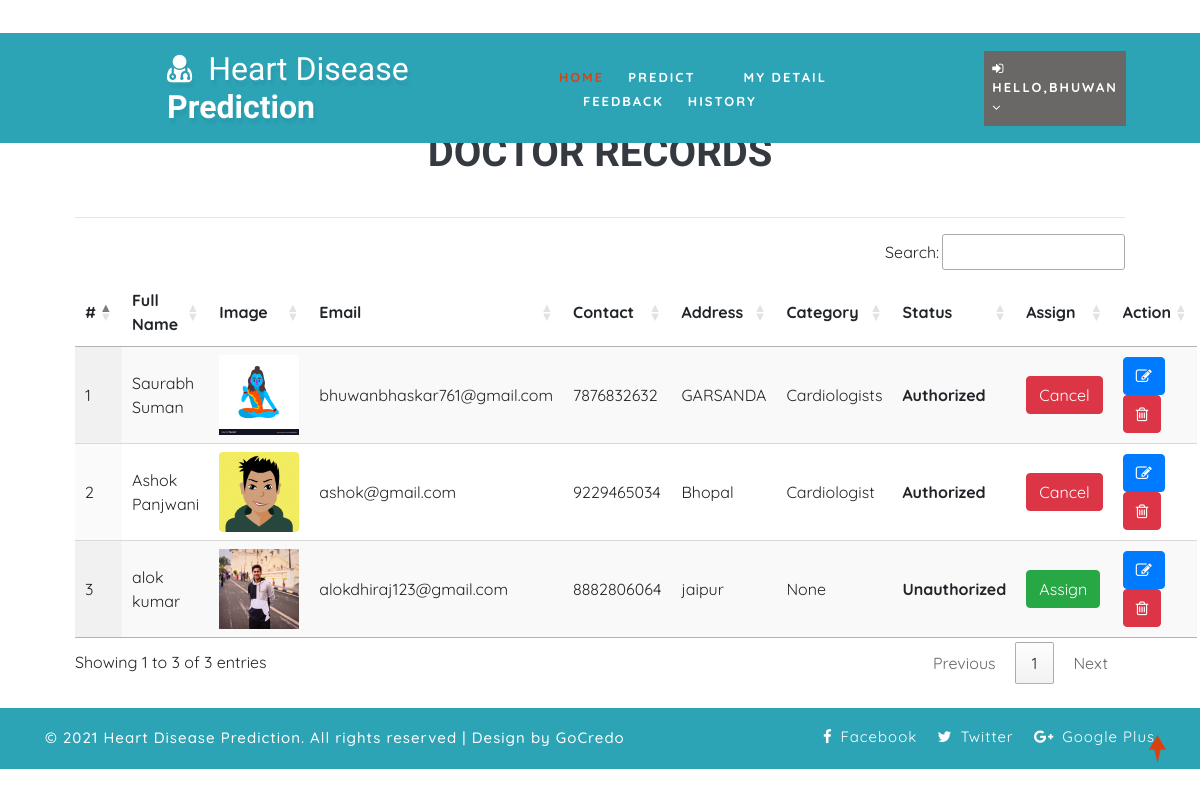
The page /view_doctor (signed in) on the database its author committed.
### health/models.py (models this page shows, shortened)
class Doctor(models.Model):
    status = models.IntegerField(DOCTOR_STATUS, null=True)
    user = models.ForeignKey(User, on_delete=models.CASCADE, null=True)
    contact = models.CharField(max_length=100, null=True)
    address = models.CharField(max_length=100, null=True)
    category = models.CharField(max_length=100, null=True)
    doj = models.DateField(null=True)
    dob = models.DateField(null=True)
    image = models.FileField(null=True)

### health/views.py (the view)
# urls.py: path('view_doctor', View_Doctor,name="view_doctor"),
@login_required(login_url="login")
def View_Doctor(request):
    doc = Doctor.objects.all()
    d = {'doc':doc}
    return render(request,'view_doctor.html',d)

### health/templates/view_doctor.html (shortened to what this page needs)
{% extends 'index.html' %}
{% load static %}
{% block body %}
<div class="container-fluid" style="width:90%;margin-top:8%">
                    <div class="container-fluid">
                        <h1 align="center"class="w3ls-title text-uppercase text-dark font-weight-bold">Doctor Records</h1><br>
                         </div><hr>
                                <table id="example" class="display" style="width:100%">
                                  <thead>
                                    <tr>
                                      <th>#</th>
                                      <th>Full Name</th>
                                      <th>Image</th>
                                      <th>Email</th>
                                      <th>Contact</th>
                                      <th>Address</th>
                                      <th>Category</th>
                                      <th>Status</th>
                                      <th>Assign</th>
                                      <th>Action</th>
                                  </tr>
                              </thead>
                              <tbody>
                              {% for i in doc %}
                                <tr>
                                  <td>{{forloop.counter}}</td>
                                  <td>{{i.user.first_name}} {{i.user.last_name}}</td>
                                  <td><img src="{{i.image.url}}" style="width:80px;height:80px"></td>
                                  <td>{{i.user.email}}</td>
                                  <td>{{i.contact}}</td>
                                  <td>{{i.address}}</td>
                                  <td>{{i.category}}</td>
                                  <td>
                                      {% if i.status == 1 %}
                                      <b>Authorized</b>
                                  {% else %}
                                      <b>Unauthorized</b>
                                      {% endif %}
                                  </td>
                                    <td>{% if i.status == 1 %}
                                        <a href="{% url 'assign_status' i.id %}" onclick="return confirm('Do you want to withdraw approval to doctor : {{i.user.first_name}}?')"><button class="btn btn-danger">Cancel</button></a>
                                        {% else %}
                                        <a href="{% url 'assign_status' i.id %}" onclick="return confirm('Do you want to give approve to doctor : {{i.user.first_name}}?')"><button class="btn btn-success">Assign</button></a>
                                        {% endif %}
                                    </td>
                                    <td style="width:150px">
                                      <a href="{% url 'change_doctor' i.id %}" ><button class="btn btn-primary"><i class="fa fa-edit"></i></button></a>
                                      <a href="{% url 'delete_doctor' i.id %}" ><button class="btn btn-danger" onclick="return confirm('Are you sure?')"><i class="fa fa-trash-o"></i></button></a></td>
                              </tr>
                              {% endfor %}
                          </tbody>
                      </table>
                  </div>
{% endblock %}

### health/templates/index.html (shortened to what this page needs)
<!DOCTYPE html>
{% load static %}
<html lang="zxx">
<head>
	<link rel="stylesheet" href="{% static 'css/bootstrap.css' %}">
	<link href="{% static 'css/css_slider.css' %}" type="text/css" rel="stylesheet" media="all">
	<link rel="stylesheet" href="{% static 'css/style.css' %}" type="text/css" media="all" />
	<link href="{% static 'css/font-awesome.min.css' %}" rel="stylesheet">
<link rel='stylesheet' type='text/css' href="https://cdn.datatables.net/1.10.21/css/jquery.dataTables.min.css">
<link rel='stylesheet' type='text/css' href="https://cdn.datatables.net/buttons/1.6.2/css/buttons.dataTables.min.css">
</head>
<body>
	<div id="home" style="margin-bottom:2%">
		<header>
			<div class="top-bar py-3">
				<div class="container">
					<div class="row">
						<div class="col-xl-7 col-lg-6 col-md-4 top-social-agile text-md-right text-center mt-md-0 mt-2">
							<div class="row">
								<div class="col-xl-3 col-lg-4 col-6 top-w3layouts p-md-0 text-right">
								</div>
								<div class="col-xl-3 col-lg-4 col-6 header-w3layouts text-md-right text-left">
								</div>
							</div>
						</div>
					</div>
				</div>
			</div>
		</header>
		<div class="main-top" style="background:rgb(44, 164, 182)">
			<div class="container-fluid">
				<div class="header d-md-flex justify-content-between align-items-center py-3">
					<div id="logo" style="margin-left:13%">
						<h1>
							<a href="index.html">
								<span class="fa fa-user-md mr-2"></span>
								<span class="logo-sp">Heart Disease</span> Prediction
							</a>
						</h1>
					</div>
					{% if request.user.is_staff %}
					<div class="nav_w3ls" style="margin-right:4%">
						<nav>
							<label for="drop1" class="toggle">Menu</label>
							<input type="checkbox" id="drop1" />
							<ul class="menu" style="padding:15px;width:100%">
								<li class="mx-lg-4 mx-md-3 my-md-0 my-2"><a href="{% url 'admin_home' %}" >Home</a></li>
								<li>
									<label for="drop-2" class="toggle toogle-2"> <span class="fa fa-angle-down" aria-hidden="true"></span>
									</label>
									<a href="#"> Doctor <span class="fa fa-angle-down" aria-hidden="true"></span></a>
									<ul style="margin-top:2%;width:40%;margin-right:0%">
										<li style="width:100%;"><a href="/add_doctor" class="drop-text">Add Doctor</a></li>
										<li style="width:100%;"><a href="/view_doctor" class="drop-text">View Doctor</a></li>
									</ul>
								</li>
								<li class="mx-lg-4 mx-md-3 my-md-0 my-2"><a href="/view_patient">Patient</a></li>
								<li class="mx-lg-4 mx-md-3 my-md-0 my-2">
									<a href="/view_search_pat">Searched Data</a></li>
								<li><a href="/view_feedback">Feedback</a></li>
							</ul>
						</nav>
					</div>
					<div class="nav_w3ls" style="margin-right:3%">
						<nav>
							<label for="drop2" class="toggle">Menu</label>
							<input type="checkbox" id="drop2" />
							<ul class="menu">
								<li class="mx-lg-4 mx-md-3 my-md-0 my-2" style="background:red;padding:8px">
									<label for="drop-2" class="toggle toogle-2"> <span class="fa fa-angle-down" aria-hidden="true"></span>
									</label>
									<a href="#"><i class="fa fa-user"></i> {{request.user.username}} <span class="fa fa-angle-down" aria-hidden="true"></span></a>
									<ul style="margin-top:10%;width:80%;margin-right:5%">
										<li style="width:100%;"><a href="{% url 'change_password' %}" class="drop-text">Password</a></li>
										<li style="width:100%;"><a href="{% url 'logout' %}" class="drop-text">Logout</a></li>
									</ul>
								</li>
							</ul>
						</nav>
					</div>
					{% elif request.user.patient_set.all.0 %}
					<div class="nav_w3ls" style="margin-left:5%;font-weight:bold">
						<nav>
							<ul class="menu" style="padding:15px;width:100%">
								<li><a href="{% url 'patient_home' %}" class="active">Home</a></li>
								<li class="mx-lg-4 mx-md-3 my-md-0 my-2"><a href="/add_heartdetail">Predict</a></li>
								<li class="mx-lg-4 mx-md-3 my-md-0 my-2"><a href="/profile_doctor">My Detail</a></li>
								<li class="mx-lg-4 mx-md-3 my-md-0 my-2"><a href="/sent_feedback">Feedback</a></li>
								<li><a href="/view_search_pat">History</a></li>
							</ul>
						</nav>
					</div>
					<div class="nav_w3ls" style="margin-right:3%">
						<nav>
							<ul class="menu">
								<li class="mx-lg-4 mx-md-3 my-md-0 my-2" style="background:#6a6767;padding:8px">
									<a href="#"><i class="fa fa-sign-in"></i> Hello,{{request.user.username}} <span class="fa fa-angle-down" aria-hidden="true"></span></a>
								</li>
							</ul>
						</nav>
					</div>
					{% endif %}
				</div>
			</div>
		</div>
		{% block body %}
		{% endblock %}
	</div>
	<div class="copy-w3pvt" style="background:rgb(44, 164, 182);color:white">
		<div class="container py-3">
			<div class="row">
				<div class="col-lg-7 w3ls_footer_grid1_left text-lg-left text-center">
					<p style="color:white">&copy; 2021 Heart Disease Prediction. All rights reserved | Design by GoCredo</a>
					</p>
				</div>
				<div class="col-lg-5 w3ls_footer_grid_left1_pos text-lg-right text-center mt-lg-0 mt-2">
					<ul style="color:white">
						<li>
							<a href="#" style="color:white" class="facebook">
								<span class="fa fa-facebook-f mr-2"></span>Facebook</a>
						</li>
						<li class="mx-3">
							<a href="#" style="color:white" class="twitter">
								<span class="fa fa-twitter mr-2"></span>Twitter</a>
						</li>
						<li>
							<a href="#" style="color:white" class="google">
								<span class="fa fa-google-plus mr-2"></span>Google Plus</a>
						</li>
					</ul>
				</div>
			</div>
		</div>
	</div>
	<a href="#home" style="color:white" class="move-top text-center"></a>
</body>
</html>

### health/static/css/style.css (style rules this page uses)
body { padding: 0; margin: 0; background: #FFF; font-family: 'Quicksand', sans-serif; }
body a, body button { transition: 0.5s all; -webkit-transition: 0.5s all; -moz-transition: 0.5s all; -o-transition: 0.5s all; -ms-transition: 0.5s all; text-decoration: none; }
html { scroll-behavior: smooth; }
h1, h2, h3, h4, h5, h6 { margin: 0; padding: 0; font-family: 'Mukta', sans-serif; }
p { margin: 0; padding: 0; font-size: 15px; letter-spacing: 1px; line-height: 1.9; color: #999; font-family: 'Quicksand', sans-serif; }
ul, ol { margin: 0; padding: 0; }
a.move-top { width: 34px; height: 34px; background: url(../images/move-top.png) no-repeat; display: inline-block; position: fixed; bottom: 4%; right: 2%; z-index: 0; }
#home { position: relative; }
.main-top { position: absolute; z-index: 999; width: 100%; background: rgba(0, 0, 0, 0.4); }
nav { margin: 0; padding: 0; }
#logo a { float: left; display: initial; font-weight: 700; font-size: 32px; color: #fff; text-shadow: 2px 5px 3px rgba(0, 0, 0, 0.06); padding: 0; }
span.logo-sp { font-weight: 100; }
nav:after { content: ""; display: table; clear: both; }
nav ul { float: right; padding: 0; margin: 0; list-style: none; position: relative; }
nav ul li { margin: 0px; display: inline-block; float: left; }
nav a { padding: 0; color: #fff; font-size: 13px; letter-spacing: 2px; font-weight: 700; text-transform: uppercase; display: inline-block; transition: 0.5s all; -webkit-transition: 0.5s all; -moz-transition: 0.5s all; -o-transition: 0.5s all; -ms-transition: 0.5s all; }
.menu li a.active, .menu li a:hover { color: #2196f3; transition: 0.5s all; -webkit-transition: 0.5s all; -moz-transition: 0.5s all; -o-transition: 0.5s all; -ms-transition: 0.5s all; color: #d84315; }
li>a:only-child:after { content: ''; }
.w3ls_footer_grid_left1_pos ul li, ul.list-part li { display: inline-block; }
.w3ls_footer_grid_left1_pos ul li a { color: #000; text-decoration: none; letter-spacing: 1px; font-size: 15px; }
.w3ls_footer_grid1_left p { color: #484848; font-weight: 500; }

### rows shown on the page
Doctor: user.first_name "Saurabh", user.last_name "Suman", image (picture), user.email "bhuwanbhaskar761@gmail.com", contact "7876832632", address "GARSANDA", category "Cardiologists", status "Authorized"
Doctor: user.first_name "Ashok", user.last_name "Panjwani", image (picture), user.email "ashok@gmail.com", contact "9229465034", address "Bhopal", category "Cardiologist", status "Authorized"
Doctor: user.first_name "alok", user.last_name "kumar", image (placeholder picture), user.email "alokdhiraj123@gmail.com", contact "8882806064", address "jaipur", category "None", status "Unauthorized"

### other values the page prints
{{ request.user.username }} "BHUWAN"
